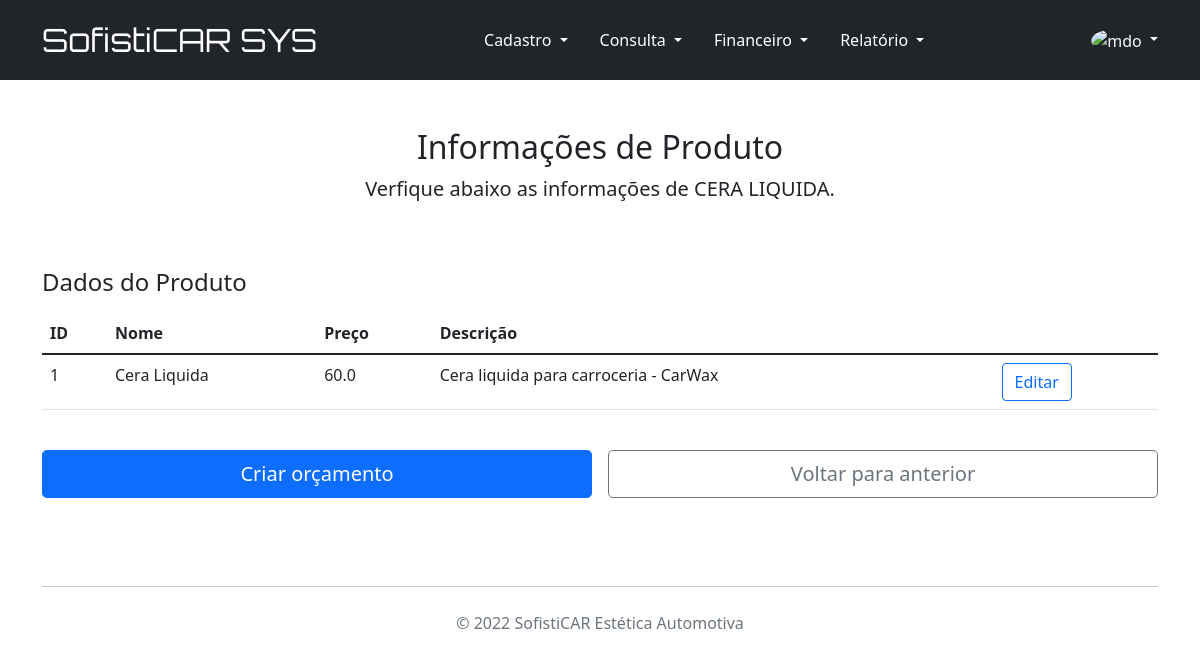
The app's page /info_produto/1 with its own data.
### cadastro_clientes.py (models this page shows, shortened)
class Produto(db.Model):
    __tablename__ = 'produtos'
    id = db.Column('ID', db.Integer, primary_key=True, autoincrement=True)
    nome = db.Column('Nome', db.String(150), nullable=False)
    descricao = db.Column('Descricao', db.String(250), nullable=False)
    valor = db.Column('Valor', db.Float, nullable=False)
    orcamentos = relationship(Orcamento, backref="produtos")

### cadastro_clientes.py (the view)
@app.route('/info_produto/<int:id>')
def info_produto(id):
    produto = Produto.query.get(id)
    return render_template('info_produto.html', produto=produto)

### templates/info_produto.html
{% extends "base.html" %}
{% block conteudo %}
<main class="container">
    <div class="py-5 text-center">
        <h2>Informações de Produto</h2>
        <p class="lead">Verfique abaixo as informações de {{ produto.nome.upper() }}.</p>
    </div>
    <div class="row g-5">
        <div class="col-12">
            <table class="table" action="/info_produto/{{ produto.id }}" method="POST">
                <h4 class="mb-3">Dados do Produto</h4>
                <thead class="col-12">
                    <th>ID</th>
                    <th>Nome</th>
                    <th>Preço</th>
                    <th>Descrição</th>
                </thead>
                <tbody class="col-12">
                    <tr>
                        <td>{{ produto.id }}</td>
                        <td>{{ produto.nome }}</td>
                        <td>{{ produto.valor }}</td>
                        <td>{{ produto.descricao }}</td>
                        <td>
                            <a href="/editar_produto/{{produto.id}}"><button type="button" class="btn btn-outline-primary">Editar</button></a>
                        </td>
                    </tr>
                </tbody>
            </table>
        </div>
    </div>
    <div class="row g-5 p-3">
        <div class="col-md-12 col-lg-6 p-2">
            <a href="#">
                <button class="w-100 btn btn-primary btn-lg" type="submit">
                    Criar orçamento
                </button>
            </a>
        </div>
        <div class="col-md-12 col-lg-6 p-2">
            <button class="w-100 btn btn-outline-secondary btn-lg" type="submit" name="return" onclick="history.back()">
                Voltar para anterior
            </button>
        </div>
    </div>
</main>
{% endblock %}

### records on screen
Produto: nome "CERA LIQUIDA", id "1", nome "Cera Liquida", valor "60.0", descricao "Cera liquida para carroceria - CarWax"
